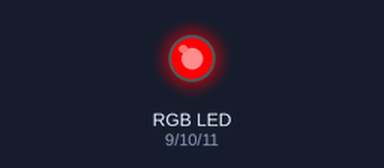
Recording of a sketch running on a simulated Arduino Uno, built with avr-gcc and run on an emulated ATmega328P. Parts: an RGB LED mixed from three pins (HIGH = lit). Dim RGB values are drawn brighter than linear.

Above: at 0.05 s.
At 1.15 s:
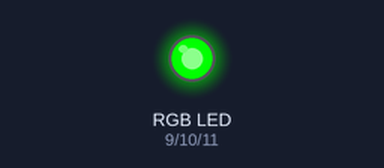
At 2.25 s:
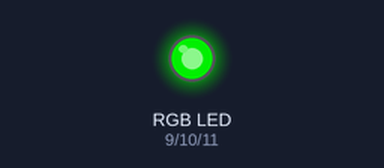
At 4.5 s:
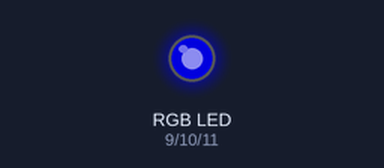
At 6.75 s:
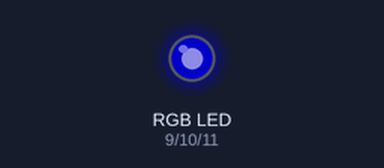
At 9.0 s:
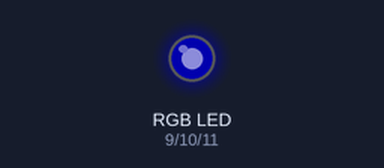
Timing chart, 0 to 11.7 s (numbered marks = the images above):
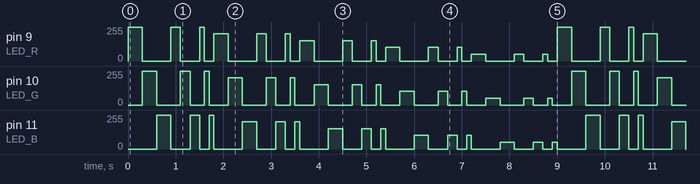

Measured:
- by itself, pin 9 (LED_R), pin 10 (LED_G), pin 11 (LED_B): moves between 0/255 and 255/255, repeating every 9.0 s

The sketch:

turnRGBwithPWM.ino
```cpp
const int LED_R = 9;
const int LED_G = 10;
const int LED_B = 11;

void setup() {
  pinMode(LED_R, OUTPUT);
  pinMode(LED_G, OUTPUT);
  pinMode(LED_B, OUTPUT);
  analogWrite(LED_R, 0);
  analogWrite(LED_G, 0);
  analogWrite(LED_B, 0);
}

void loop() {
  for (int i=100; i>=20; i=i-20){
    int duty = (int)(i / 100.0 * 255);
    for (int cost=300; cost>=100; cost=cost-100) {
      turnLED(LED_R, duty, cost);
      turnLED(LED_G, duty, cost);
      turnLED(LED_B, duty, cost);
    }
  }
}

void turnLED(int LED, int duty, int cost) {
  analogWrite(LED, duty);
  delay(cost);
  analogWrite(LED, 0);
}
```
